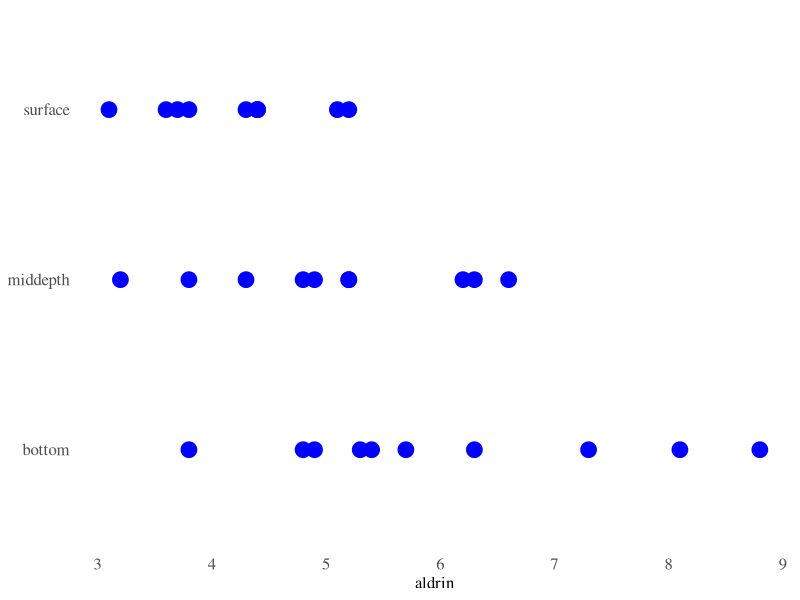

This chart was generated by the following R code:
## ---- chunk 1
library(ggplot2);library(ggthemes)
aldrindata = read.csv('data/aldrin.csv')
ggplot(aldrindata) + geom_point(aes(x=aldrin,y=depth),col='blue',size=5) + theme_tufte(ticks=F) +
  theme(axis.text=element_text(size=12),axis.title.y=element_blank(),
        axis.title.x=element_text(size=12) )
## ---- chunk 2
library(dplyr)
print(aldrindata %>% group_by(depth) %>% summarise_each(funs(mean(.,na.rm=T),sd(.),n()),aldrin))
## ---- chunk 3
summary(aov(aldrin~depth,aldrindata))
## ---- chunk 4
2*(1-pt(1.87,27))
## ---- chunk 5
2*(1-pt(3.81,27))
## ---- chunk 6
qchisq(0.95,df = 2)
